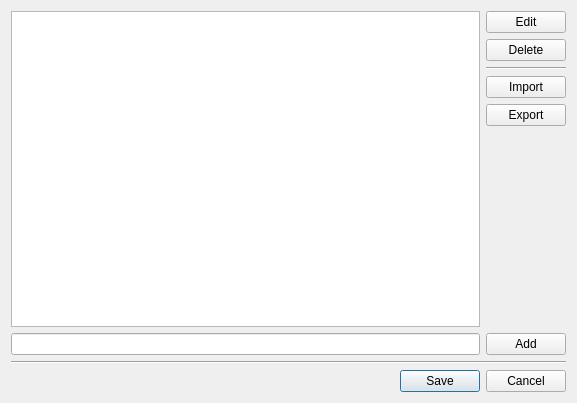
<?xml version="1.0" encoding="UTF-8"?>
<ui version="4.0">
 <class>Dialog</class>
 <widget class="QDialog" name="Dialog">
  <property name="geometry">
   <rect>
    <x>0</x>
    <y>0</y>
    <width>577</width>
    <height>403</height>
   </rect>
  </property>
  <property name="windowTitle">
   <string>Dialog</string>
  </property>
  <layout class="QVBoxLayout" name="verticalLayout_3">
   <item>
    <layout class="QHBoxLayout" name="horizontalLayout_2">
     <item>
      <widget class="QListWidget" name="team_list_widget"/>
     </item>
     <item>
      <layout class="QVBoxLayout" name="verticalLayout_2">
       <item>
        <widget class="QPushButton" name="edit_team_button">
         <property name="text">
          <string>Edit</string>
         </property>
        </widget>
       </item>
       <item>
        <widget class="QPushButton" name="delete_team_button">
         <property name="text">
          <string>Delete</string>
         </property>
        </widget>
       </item>
       <item>
        <widget class="Line" name="line_2">
         <property name="orientation">
          <enum>Qt::Orientation::Horizontal</enum>
         </property>
        </widget>
       </item>
       <item>
        <widget class="QPushButton" name="import_teams_button">
         <property name="text">
          <string>Import</string>
         </property>
        </widget>
       </item>
       <item>
        <widget class="QPushButton" name="export_teams_button">
         <property name="text">
          <string>Export</string>
         </property>
        </widget>
       </item>
       <item>
        <spacer name="verticalSpacer">
         <property name="orientation">
          <enum>Qt::Orientation::Vertical</enum>
         </property>
         <property name="sizeHint" stdset="0">
          <size>
           <width>20</width>
           <height>40</height>
          </size>
         </property>
        </spacer>
       </item>
      </layout>
     </item>
    </layout>
   </item>
   <item>
    <layout class="QVBoxLayout" name="verticalLayout">
     <item>
      <layout class="QHBoxLayout" name="horizontalLayout">
       <item>
        <widget class="QLineEdit" name="add_team_line_edit"/>
       </item>
       <item>
        <widget class="QPushButton" name="add_team_button">
         <property name="text">
          <string>Add</string>
         </property>
        </widget>
       </item>
      </layout>
     </item>
     <item>
      <widget class="Line" name="line">
       <property name="orientation">
        <enum>Qt::Orientation::Horizontal</enum>
       </property>
      </widget>
     </item>
     <item>
      <widget class="QDialogButtonBox" name="buttonBox">
       <property name="orientation">
        <enum>Qt::Orientation::Horizontal</enum>
       </property>
       <property name="standardButtons">
        <set>QDialogButtonBox::StandardButton::Cancel|QDialogButtonBox::StandardButton::Save</set>
       </property>
      </widget>
     </item>
    </layout>
   </item>
  </layout>
 </widget>
 <resources/>
 <connections>
  <connection>
   <sender>buttonBox</sender>
   <signal>accepted()</signal>
   <receiver>Dialog</receiver>
   <slot>accept()</slot>
   <hints>
    <hint type="sourcelabel">
     <x>248</x>
     <y>254</y>
    </hint>
    <hint type="destinationlabel">
     <x>157</x>
     <y>274</y>
    </hint>
   </hints>
  </connection>
  <connection>
   <sender>buttonBox</sender>
   <signal>rejected()</signal>
   <receiver>Dialog</receiver>
   <slot>reject()</slot>
   <hints>
    <hint type="sourcelabel">
     <x>316</x>
     <y>260</y>
    </hint>
    <hint type="destinationlabel">
     <x>286</x>
     <y>274</y>
    </hint>
   </hints>
  </connection>
 </connections>
</ui>
